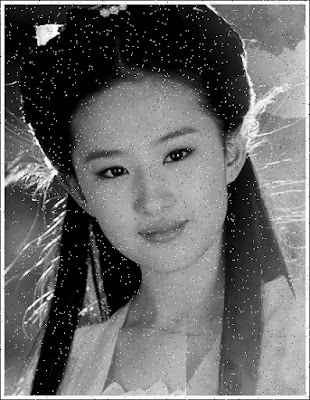
#> input picture datasets/salt_pepper.jpg, 310 x 400 px
$ python main.py
#> lines starting #> are read from the running program, lines starting #| are printed output that depends on the picture
#> in main, image is the input picture: shape (400, 310); min 0, max 255, mean 106.1
### noiser_filtering.py
import numpy as np
import cv2

class Solution:

  def __init__(self) -> None:
    pass
  # [41 lines left out: function median_filter, not called in this run]
  def mean_filter(self, image, kernel_size = 3):
    # Thêm viền vào ảnh
#> called with kernel_size = 5
    border = kernel_size // 2
    # tạo giá trị biên để khi tính sẽ k bị vượt ngoài gía trị
    padded_image = np.pad(image, pad_width=border, mode='constant', constant_values=0)
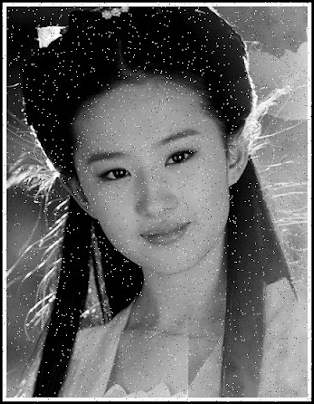
#> padded_image: shape (404, 314); min 0, max 255, mean 103.7
    # Khởi tạo kernel với tất cả giá trị bằng 1 và chia cho tổng số phần tử trong kernel
    kernel = np.ones((kernel_size, kernel_size)) / (kernel_size * kernel_size)
    # Áp dụng kernel vào ảnh đã được đệm
    filtered_image = np.zeros_like(image)
    x , y = image.shape
#> x = 400; y = 310
    for i in range(x):
        for j in range(y):
          # nhân 2 ma trận 3 3 với ma trận kernel
          filtered_image[i, j] = np.sum(kernel * padded_image[i:i+kernel_size, j:j+kernel_size])
    else: print(filtered_image)
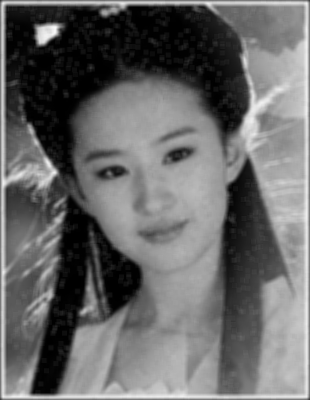
#> filtered_image: shape (400, 310); min 0, max 248, mean 104.5
    return filtered_image
  # [40 lines left out: functions gaussian_kernel, gaussian_filter, bilateral_filter, not called in this run]


### main.py
import cv2
import noiser_filtering

class Main(noiser_filtering.Solution) :
  kernel_size = 3
  sigma = 1.0
  def __init__(self) -> None:
    pass

  # công thức sinh ra kernel


  def main(self):
    image = cv2.imread('datasets/salt_pepper.jpg', 0)
    # Đọc ảnh
    # Chuyển ảnh sang grayscale
    # Áp dụng median filter với kernel size = 3
    # gray = cv2.cvtColor(image, cv2.COLOR_BGR2GRAY)
    filtered_img = self.mean_filter(image, 5)
    # Hiển thị ảnh gốc và ảnh đã xử lý
    cv2.imshow('Original Image', image)
    cv2.imshow('Filtered Image', filtered_img)
    cv2.waitKey(0)

    cv2.destroyAllWindows()
  # [74 lines left out: functions gaussan_video, runWithVideo, not called in this run]

Main().main()
